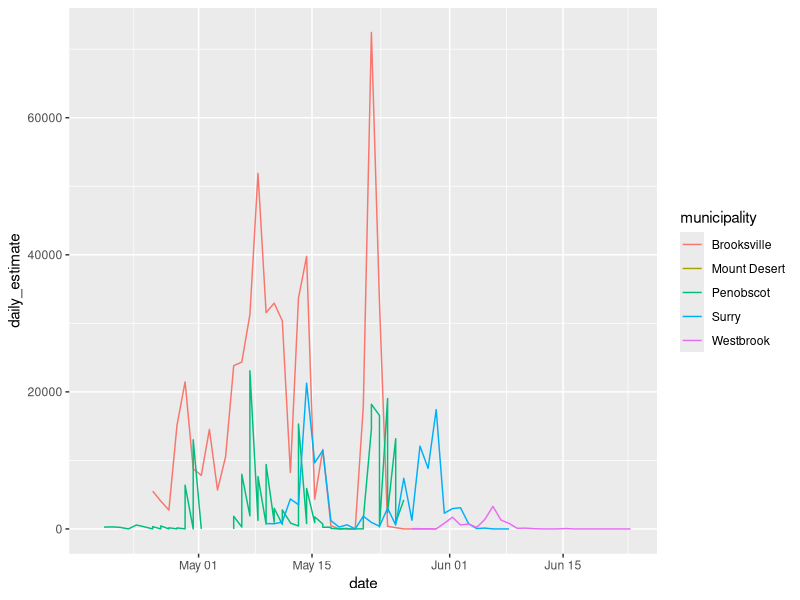
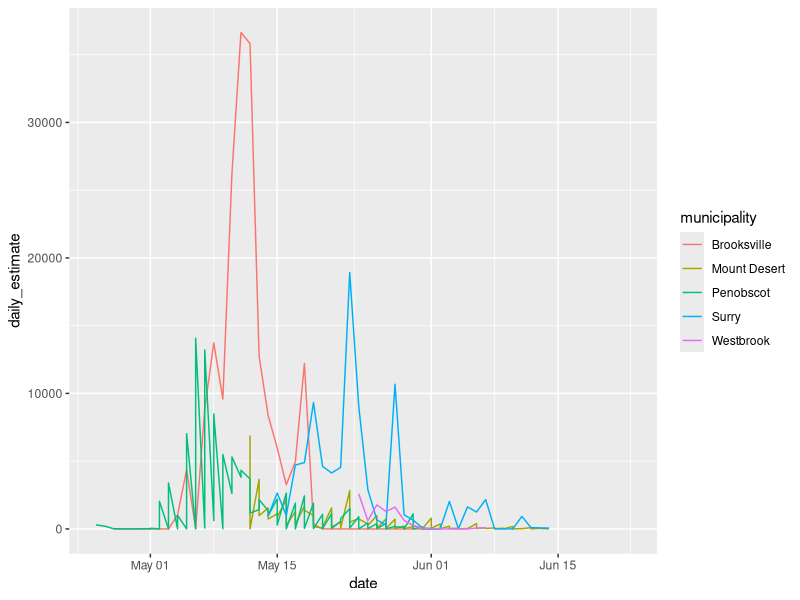

Reproduce these figures in R, in order.
## ---- chunk 1
# install.packages("tidyverse")
library(tidyverse)
library(readxl)
library(ggplot2)
## ---- chunk 2
# Daily Counts
daily_count_23 <-read_excel("data/Maine Count Data/Daily counts/RH 2023 daily count data maine.xlsx")
daily_count_22 <-read_excel("data/Maine Count Data/Daily counts/RH 2022 daily count data maine.xlsx")
surry_count_21 <-read_excel("data/Maine Count Data/Daily counts/2021 Surry Alewife counts.xlsx")

# Annual Counts 
annual_count <-read_excel("data/Maine Count Data/Annual counts/1980-2022 Annual Fish Count Data .xlsx")
## ---- chunk 3
daily_count_22 <- daily_count_22 %>%
  rename(
    "pond" = "Pond", 
    "municipality" = "Municipality", 
    "latitude" = "Latitude", 
    "longitude" = "Longitude", 
    "date" = "Date", 
    "daily_estimate" = "Daily Estimate", 
    "cumulative" = "Cumulative"
  )

daily_count_23 <- daily_count_23 %>%
  rename(
    "pond" = "Pond", 
    "municipality" = "Municipality", 
    "latitude" = "Latitude", 
    "longitude" = "Longitude", 
    "date" = "Date", 
    "daily_estimate" = "Daily Estimate", 
    "cumulative" = "Cumulative",
    "real_time" = "RealTime"
    )

surry_count_21 <- surry_count_21 %>%
  rename(
    "pond" = "Pond", 
    "municipality" = "Municipality", 
    "latitude" = "Latitude", 
    "longitude" = "Longitude", 
    "date" = "Date", 
    "estimated_daily_total" = "Estimated daily total"
    )


## ---- chunk 4
daily_count_23 %>%
  ggplot(aes(x = date, 
             y = daily_estimate, 
             color = municipality)) + 
    geom_line() 

daily_count_22 %>%
  ggplot(aes(x = date, 
             y = daily_estimate, 
             color = municipality)) + 
    geom_line() 
  

